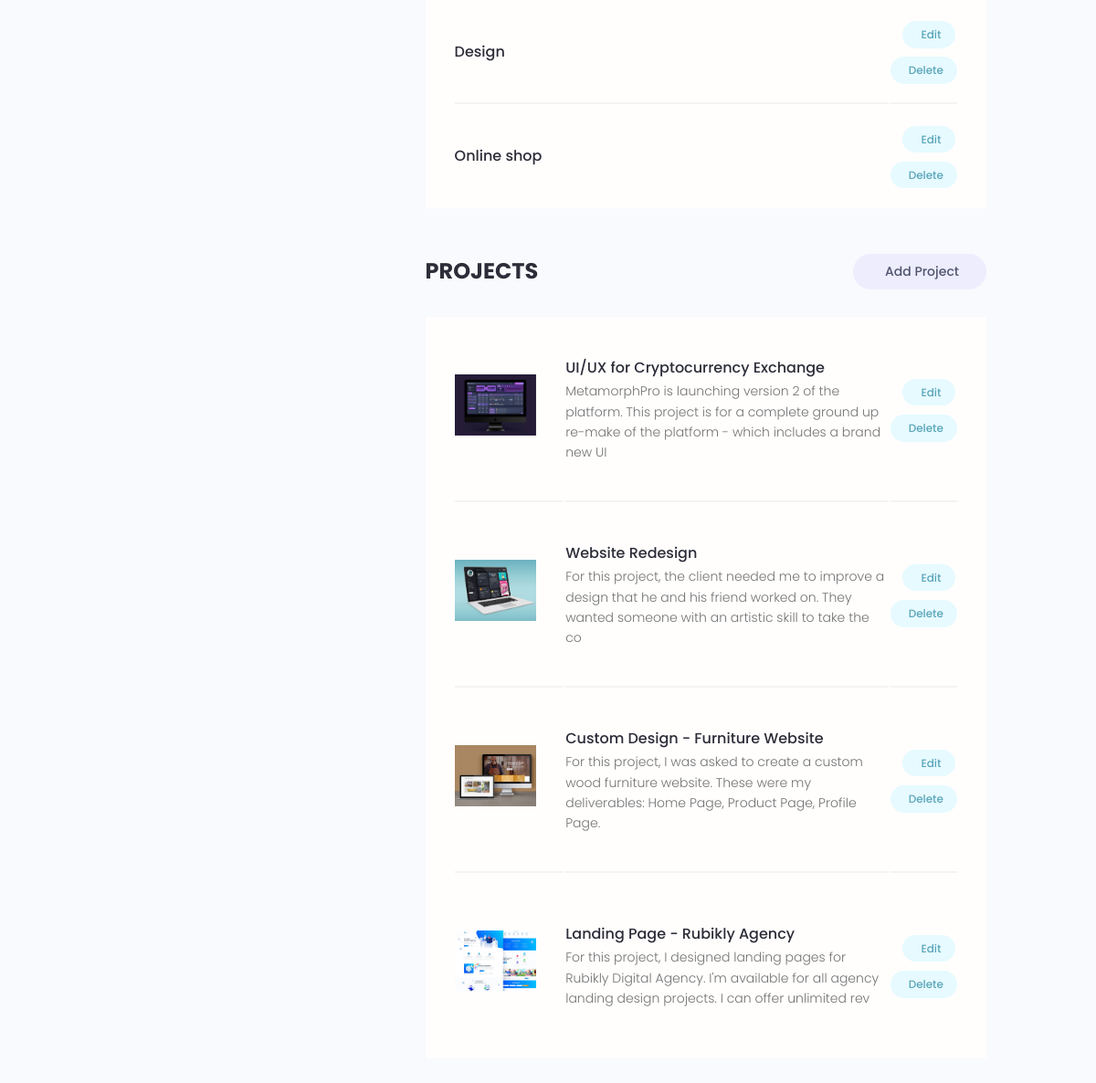
/account/ (signed in, lower part), run on an earlier commit of the app's database.
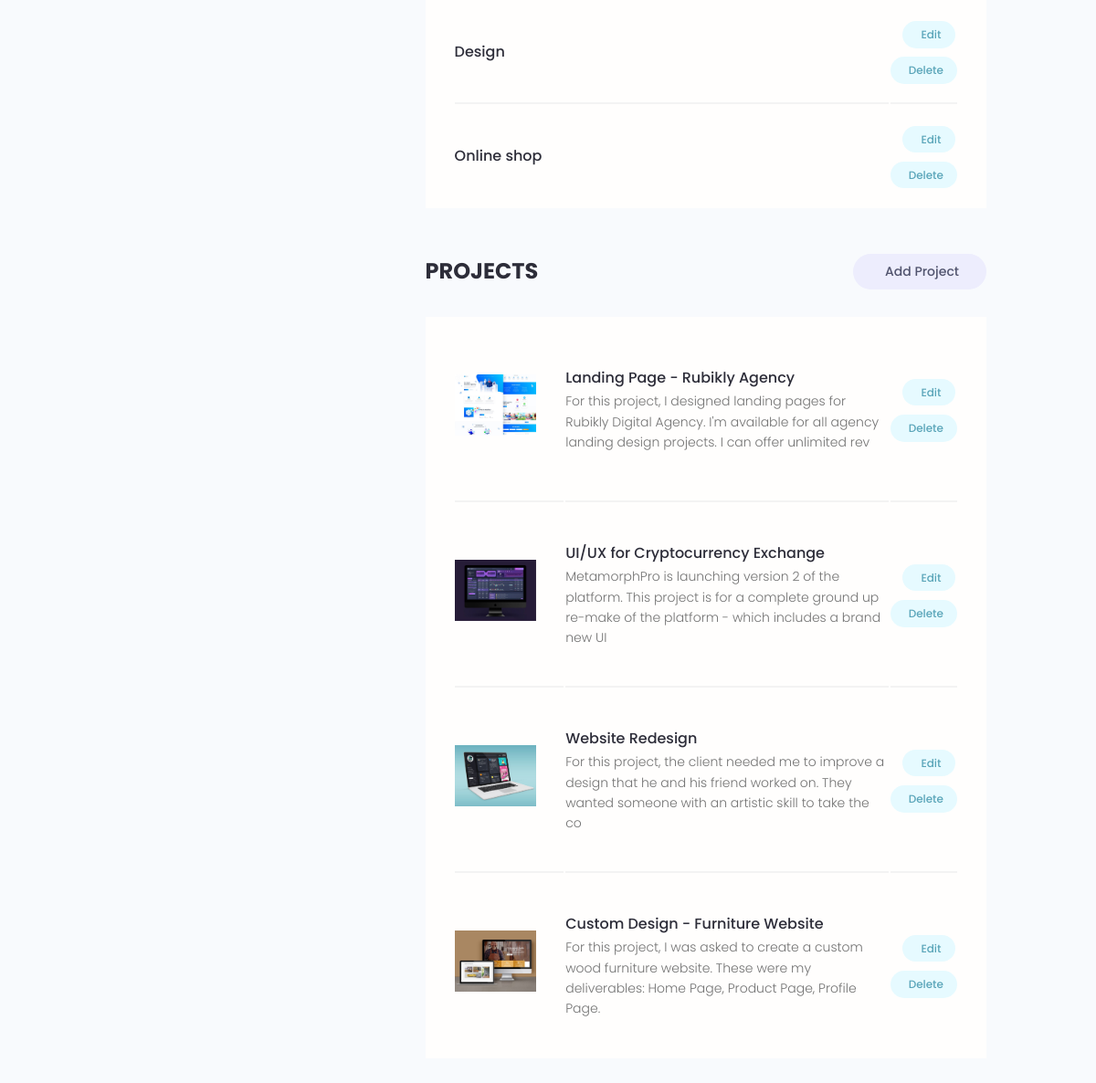
And on a later commit of the database.
### users/models.py (models this page shows, shortened)
class Skill(models.Model):
    owner = models.ForeignKey(Profile, on_delete=models.CASCADE, blank=True)
    name = models.CharField(max_length=200, blank=True)
    description = models.TextField(blank=True)
    created = models.DateTimeField(auto_now_add=True)

### projects/models.py (models this page shows, shortened)
class Project(models.Model):
    owner = models.ForeignKey(Profile, on_delete=models.SET_NULL, blank=True, null=True)
    title = models.CharField(max_length=200)
    description = models.TextField(blank=True)
    featured_image = models.ImageField(blank=True, default="default.jpg", upload_to="projects/%Y/%m/%d/")
    demo_link = models.CharField(max_length=500, blank=True)
    source_link = models.CharField(max_length=500, blank=True)
    tags = models.ManyToManyField(Tag, blank=True)
    vote_total = models.IntegerField(default=0)
    vote_ratio = models.IntegerField(default=0)
    created = models.DateTimeField(auto_now_add=True)
    class Meta:
        ordering = ['-vote_ratio', '-vote_total', 'title']

### users/views.py (the view)
# urls.py: path('account/', views.user_account, name="account"),
@login_required(login_url='login')
def user_account(request):
    prof = request.user.profile
    skills = prof.skill_set.all()
    projects = prof.project_set.all()
    context = {
        'profile': prof,
        'skills': skills,
        'projects': projects,
    }
    return render(request, 'users/account.html', context)

### users/templates/users/account.html (shortened to what this page needs)
{% extends 'projects/base.html' %}
{% load static %}
{% block content %}
<main class="settingsPage profile my-md">
    <div class="container">
        <div class="layout">
            <div class="column column--1of3">
            </div>
            <div class="column column--2of3">
                <table class="settings__table">
                    {% for skill in skills %}
                    <tr>
                        <td class="settings__tableInfo">
                            <h4>{{ skill.name }}</h4>
                        </td>
                        <td class="settings__tableActions">
                            <a class="tag tag--pill tag--main settings__btn" href="{% url 'update-skill' skill.id %}">
                                Edit</a>
                            <a class="tag tag--pill tag--main settings__btn" href="{% url 'delete-skill' skill.id %}">
                                Delete</a>
                        </td>
                    </tr>
                    {% endfor %}
                </table>
                <div class="settings">
                    <h3 class="settings__title">Projects</h3>
                    <a class="tag tag--pill tag--sub settings__btn tag--lg" href="{% url 'create-project' %}"> Add
                        Project</a>
                </div>
                <table class="settings__table">
                    {% for project in projects %}
                    <tr>
                        <td class="settings__thumbnail">
                            <a href="{% url 'project' project.id %}"><img src="{{ project.featured_image.url }}" alt="Project Thumbnail"/></a>
                        </td>
                        <td class="settings__tableInfo">
                            <a href="{% url 'project' project.id %}">{{ project.title }}</a>
                            <p>
                                {{ project.description|slice:"150" }}
                            </p>
                        </td>
                        <td class="settings__tableActions">
                            <a class="tag tag--pill tag--main settings__btn" href="{% url 'update-project' project.id %}">
                                Edit</a>
                            <a class="tag tag--pill tag--main settings__btn" href="{% url 'delete-project' project.id %}">
                                Delete</a>
                        </td>
                    </tr>
                    {% endfor %}
                </table>
            </div>
        </div>
    </div>
</main>
{% endblock %}

What changed in the data, as far as the page shows it:
changed Project "Landing Page - Rubikly Agency": moves up the list
